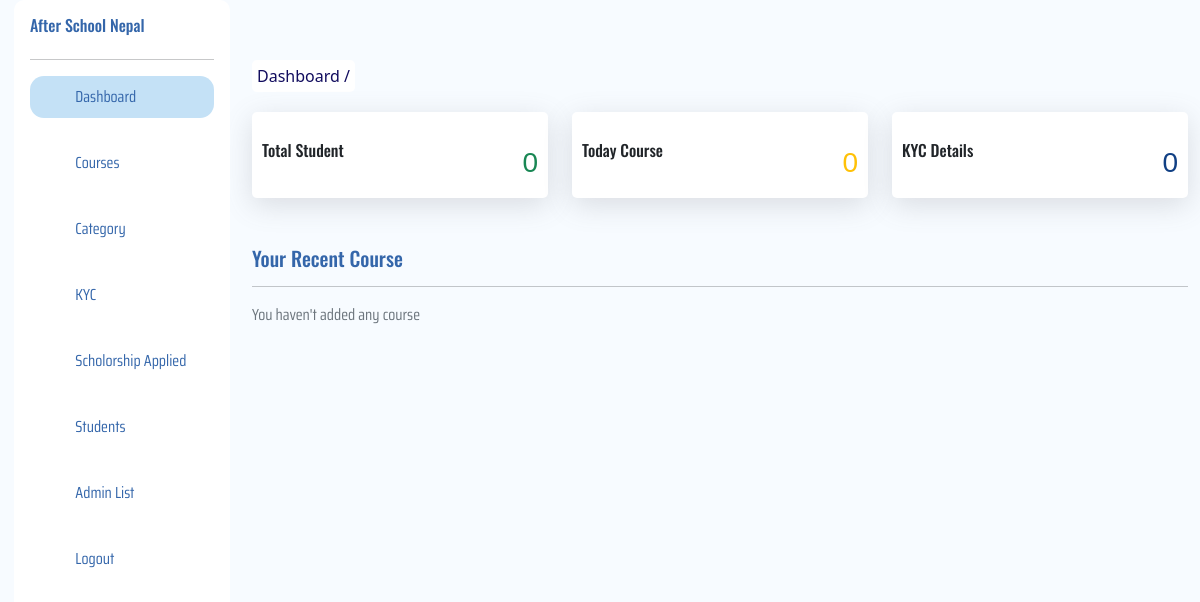
Page /dashboard on the earlier database version.
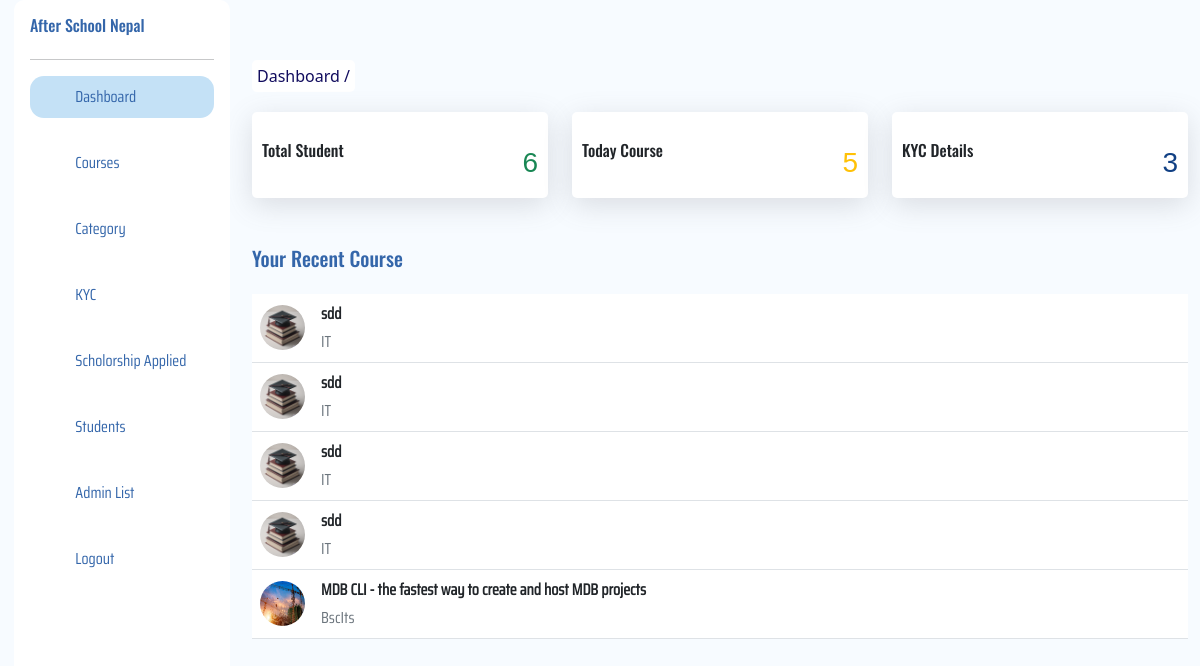
Same page on the later database version.
### landing/models.py (models this page shows, shortened)
class Course(models.Model):
    category = models.ForeignKey(Category, related_name='course_category', on_delete=models.CASCADE)
    name = models.CharField(max_length=200)
    scholorship = models.BooleanField(default= False)
    scholorship_description = models.CharField(max_length = 300)
    slug = models.SlugField(unique= True, null = True, blank=True)
    description = models.TextField()
    short_description = models.TextField()
    video = models.FileField(upload_to='course_video/', null = True, blank= True)
    image = models.ImageField(upload_to='course_image/', null=True, blank=True)
    course_duration = models.CharField(max_length=200, null = True, blank=True)
    credit_hour = models.CharField(max_length=200, null = True, blank=True)
    entry_requirement = models.CharField(max_length=200, null = True, blank=True)
    intake = models.CharField(max_length=200, null = True, blank=True)
    accrediation = models.CharField(max_length=200, null = True, blank=True)
    time = models.CharField(max_length=200, null = True, blank=True)

class Category(models.Model):
    name = models.CharField(max_length= 200)
    slug = models.SlugField(unique=True)
    objects = models.Manager()
    def __str__(self):
        return self.name

### manager/views.py (the view)
# urls.py: path('dashboard', views.dashBoard, name = 'dashboard'),
def dashBoard(request):
    course = Course.objects.all().order_by('-id')[:10]
    dist ={
        'course':course,
        'total_student': Customer.objects.all().count(),
        'total_course':Course.objects.all().count(),
        'total_kyc': KYC.objects.all().count()
    }
    return render(request, "manager/dashboard.html", dist)

### templates/Manager/dashboard.html (shortened to what the changed rows need)
{% extends 'index.html' %}
{% load static %}
{% block content %}
        {%url 'manager:dashboard' as dashboard%}
        {%url 'manager:news' as news%}
        {%url 'manager:category' as categ%}
        {%url 'manager:kyc' as kycs%}
        {%url 'manager:appliedScholor' as appliedScholor%}
        {%url 'manager:student' as subcategory%}
        {%url 'manager:userList' as userList%}
    <div class="whole-content pb-5 mb-5">
      {% block inside %}
        <div class="row m-0 mt-3">
          <div class="row m-0 p-0">
            <div class="col-12 col-lg-4 mt-2 ">
              <a href="{%url 'manager:student'%}">
                <div class="dashboard-box">
                    <div class="my-auto">
                        <div class="text-center das-img text-success">
                            <i class="fa fa-money-bill-transfer"></i>
                            <h3>
                              {{total_student}}
                            </h3>
                        </div>
                    </div>
                </div>
              </a>
          </div>
          <div class="col-12 col-lg-4 mt-2 ">
            <a href="{%url 'manager:allNews'%}">
              <div class="dashboard-box">
                  <div class="my-auto">
                        <div class="text-center das-img text-warning">
                          <i class="fa fa-money-bill-1-wave"></i>
                          <h3>
                            {{total_course}}
                          </h3>
                      </div>
                  </div>
              </div>
            </a>
          </div>
          <div class="col-12 col-lg-4 mt-2 ">
            <a href="{%url 'manager:kyc'%}">
              <div class="dashboard-box">
                  <div class="my-auto">
                      <div class="text-center das-img text-danger">
                        <i class="fa fa-money-bill-transfer"></i>
                        <h3>
                         {{total_kyc}}
                        </h3>
                    </div>
                  </div>
              </div>
            </a>
          </div>
            <div class="mt-5 col-12 ">
              <div>
                <div class="d-flex justify-content-between">
                  <h5 class="m-0  text-primary">Your Recent Course</h5>
                </div>
                {% if not course %}
                  <hr>
                    <p class="text-secondary">
                        You haven't added any course
                    </p>
                {% endif %}
                <table class="table align-middle mb-0 bg-white mt-4">
                  <tbody>
              {% for i in course  %}
              <tr>
                  <td>
                    <a href="{%url 'landing:courseDetail' i.slug%}">
                      <div class="d-flex align-items-center">
                        {% if i.image %}
                        <img
                        src="{{i.image.url}}"
                        alt=""
                        style="width: 45px; height: 45px"
                        class="rounded-circle"
                        />
                        {% endif %}
                        <div class="ms-3">
                          <p class="fw-bold mb-1">{{i.name}}</p>
                          <p class="text-muted mb-0">{{i.category}}</p>
                        </div>
                      </div>
                    </a>
                  </td>
                </tr>
              {% endfor %}
              </tbody>
              </table>
              </div>
            </div>
          </div>
        </div>
      {% endblock inside %}
    </div>
{% endblock content %}

Differences in the rows shown:
added Course: image (picture), name "sdd", category "IT"
added Course: image (picture), name "sdd", category "IT"
added Course: image (picture), name "sdd", category "IT"
added Course: image (picture), name "sdd", category "IT"
added Course: image (picture), name "MDB CLI - the fastest way to create and host MDB projects", category "BscIts"
Other differences:
{{ total_student }}: "0" → "6"
{{ total_course }}: "0" → "5"
{{ total_kyc }}: "0" → "3"
text no longer shown: "You haven't added any course"
